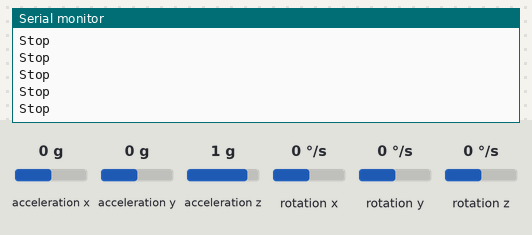
Bench run of a sketch on a simulated Arduino Uno, built with avr-gcc and run on an emulated ATmega328P. Shown: the last lines printed to the serial monitor. The test bench sets the inputs (shaded band); at power-on: acceleration y 0 g, acceleration x 0 g, acceleration z 1 g, rotation x 0 °/s, rotation y 0 °/s, rotation z 0 °/s.

Above: at 3.2 s.
3.3 s: acceleration y set to -1.4 g
At 3.8 s:
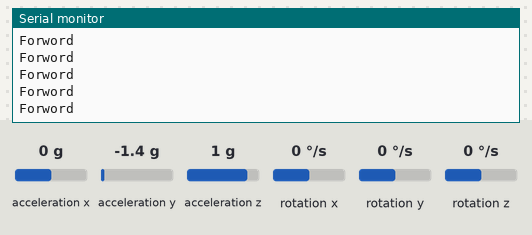
5.2 s: acceleration x set to -1.4 g
At 6.1 s:
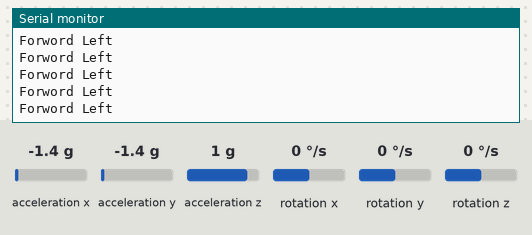
7.1 s: acceleration x set to 0 g
At 7.7 s:
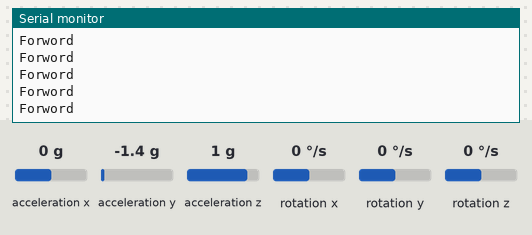
10.1 s: acceleration y set to 0 g
At 10.6 s:
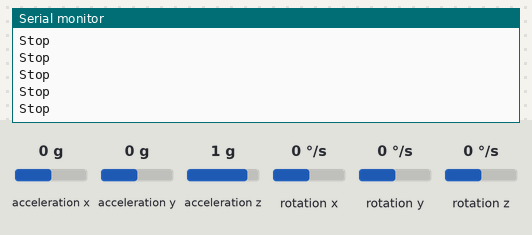
13.1 s: acceleration y set to 0.8 g
At 14.2 s:
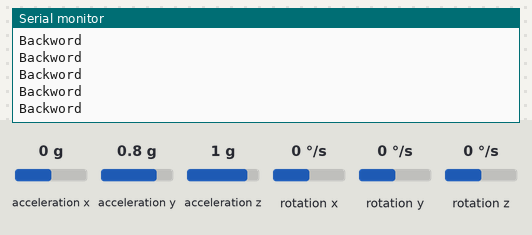
15.0 s: acceleration x set to -0.8 g
At 16.0 s:
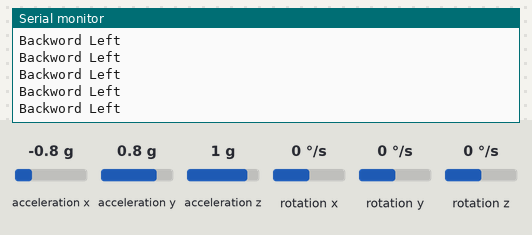

Measured:
- after the input at 3.3 s, the serial monitor: prints a new line after 0.07 s (image 1)
- after the input at 5.2 s, the serial monitor: prints a new line after 0.07 s (image 2)
- after the input at 10.1 s, the serial monitor: prints a new line after 0.07 s (image 4)
- after the input at 13.1 s, the serial monitor: prints a new line after 0.07 s (image 5)
- after the input at 15.0 s, the serial monitor: prints a new line after 0.07 s (image 6)

The sketch:

Direction_gesture_with_MPU6050.ino
```cpp
#include "Wire.h"
#include <MPU6050_light.h>

// For circuit diagram, more details about MPU6050 visit page https://lastminuteengineers.com/mpu6050-accel-gyro-arduino-tutorial/
MPU6050 mpu(Wire);


unsigned long timer = 0;
double x,y,z;


void setup() {
  Serial.begin(9600);
  Wire.begin();
  byte status = mpu.begin();
  Serial.print(F("MPU6050 status: "));
  Serial.println(status);
  while (status != 0) {}  // stop everything if could not connect to MPU6050
  Serial.println(F("Calculating offsets, do not move MPU6050"));
  delay(1000);
  mpu.calcOffsets();  // gyro and accelero
  Serial.println("Done!\n");
}
void loop() {
  mpu.update();
  if ((millis() - timer) > 0) {  // print data every 10ms
    x=mpu.getAngleX();
    y=mpu.getAngleY();
    z=mpu.getAngleZ();
    checkDirectionX(x, y, z);
    timer = millis();
  }
}


void checkDirectionX(double xval, double yval, double zval) {

  int x= toDeg(xval);
  // Serial.println(x);
  if (x > 345 || x < 15) {
    Serial.println("Stop");
  } else if (x > 180) {
    Serial.print("Forword");
    checkDirectionY(xval, yval, zval);
  } else {
    Serial.print("Backword");
    checkDirectionY(xval, yval, zval);
  }
}

void checkDirectionY(double xval, double yval, double zval) {
  // Serial.println(y);
   int y = toDeg(yval);
  if (y > 340 || y < 20) {
    Serial.println("");
  } else if (y > 180) {
    Serial.println(" Right");
  } else {
    Serial.println(" Left");
  }
}


int toDeg(double val){
  int value=int(val);
  if(value<0 && value!=0){
    return 360+value;
  }
  return value;
}
```
